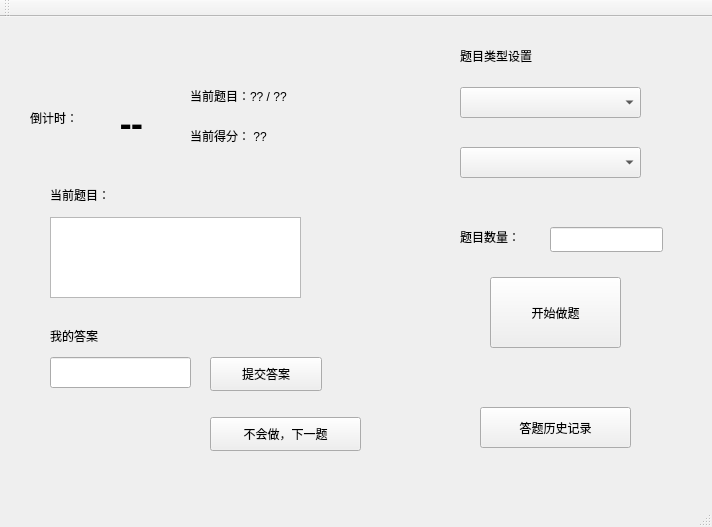
<?xml version="1.0" encoding="UTF-8"?>
<ui version="4.0">
 <class>QtGuiApplicationClass</class>
 <widget class="QMainWindow" name="QtGuiApplicationClass">
  <property name="geometry">
   <rect>
    <x>0</x>
    <y>0</y>
    <width>712</width>
    <height>527</height>
   </rect>
  </property>
  <property name="windowTitle">
   <string>QtGuiApplication</string>
  </property>
  <widget class="QWidget" name="centralWidget">
   <widget class="QPushButton" name="submit_button">
    <property name="geometry">
     <rect>
      <x>210</x>
      <y>340</y>
      <width>112</width>
      <height>34</height>
     </rect>
    </property>
    <property name="text">
     <string>提交答案</string>
    </property>
   </widget>
   <widget class="QTextBrowser" name="textBrowser">
    <property name="geometry">
     <rect>
      <x>50</x>
      <y>200</y>
      <width>251</width>
      <height>81</height>
     </rect>
    </property>
   </widget>
   <widget class="QLineEdit" name="answer_lineedit">
    <property name="geometry">
     <rect>
      <x>50</x>
      <y>340</y>
      <width>141</width>
      <height>31</height>
     </rect>
    </property>
   </widget>
   <widget class="QComboBox" name="comboBox">
    <property name="geometry">
     <rect>
      <x>460</x>
      <y>70</y>
      <width>181</width>
      <height>31</height>
     </rect>
    </property>
   </widget>
   <widget class="QLabel" name="label">
    <property name="geometry">
     <rect>
      <x>460</x>
      <y>30</y>
      <width>131</width>
      <height>18</height>
     </rect>
    </property>
    <property name="text">
     <string>题目类型设置</string>
    </property>
   </widget>
   <widget class="QPushButton" name="start_button">
    <property name="geometry">
     <rect>
      <x>490</x>
      <y>260</y>
      <width>131</width>
      <height>71</height>
     </rect>
    </property>
    <property name="text">
     <string>开始做题</string>
    </property>
   </widget>
   <widget class="QLineEdit" name="question_amount_lineedit">
    <property name="geometry">
     <rect>
      <x>550</x>
      <y>210</y>
      <width>113</width>
      <height>25</height>
     </rect>
    </property>
   </widget>
   <widget class="QLabel" name="label_2">
    <property name="geometry">
     <rect>
      <x>460</x>
      <y>210</y>
      <width>91</width>
      <height>20</height>
     </rect>
    </property>
    <property name="text">
     <string>题目数量：</string>
    </property>
   </widget>
   <widget class="QLabel" name="label_3">
    <property name="geometry">
     <rect>
      <x>50</x>
      <y>310</y>
      <width>81</width>
      <height>18</height>
     </rect>
    </property>
    <property name="text">
     <string>我的答案</string>
    </property>
   </widget>
   <widget class="QLabel" name="label_4">
    <property name="geometry">
     <rect>
      <x>30</x>
      <y>80</y>
      <width>71</width>
      <height>41</height>
     </rect>
    </property>
    <property name="text">
     <string>倒计时：</string>
    </property>
   </widget>
   <widget class="QLabel" name="label_5">
    <property name="geometry">
     <rect>
      <x>50</x>
      <y>170</y>
      <width>101</width>
      <height>16</height>
     </rect>
    </property>
    <property name="text">
     <string>当前题目：</string>
    </property>
   </widget>
   <widget class="QPushButton" name="history_button">
    <property name="geometry">
     <rect>
      <x>480</x>
      <y>390</y>
      <width>151</width>
      <height>41</height>
     </rect>
    </property>
    <property name="text">
     <string>答题历史记录</string>
    </property>
   </widget>
   <widget class="QLabel" name="index_label">
    <property name="geometry">
     <rect>
      <x>190</x>
      <y>70</y>
      <width>231</width>
      <height>18</height>
     </rect>
    </property>
    <property name="text">
     <string>当前题目：?? / ??</string>
    </property>
   </widget>
   <widget class="QLabel" name="score_label">
    <property name="geometry">
     <rect>
      <x>190</x>
      <y>110</y>
      <width>201</width>
      <height>18</height>
     </rect>
    </property>
    <property name="text">
     <string>当前得分： ??</string>
    </property>
   </widget>
   <widget class="QLabel" name="countdown_lable">
    <property name="geometry">
     <rect>
      <x>120</x>
      <y>80</y>
      <width>61</width>
      <height>51</height>
     </rect>
    </property>
    <property name="font">
     <font>
      <family>Adobe Arabic</family>
      <pointsize>26</pointsize>
      <weight>75</weight>
      <bold>true</bold>
     </font>
    </property>
    <property name="text">
     <string>--</string>
    </property>
   </widget>
   <widget class="QPushButton" name="next_question_button">
    <property name="geometry">
     <rect>
      <x>210</x>
      <y>400</y>
      <width>151</width>
      <height>34</height>
     </rect>
    </property>
    <property name="text">
     <string>不会做，下一题</string>
    </property>
   </widget>
   <widget class="QLabel" name="right_wrong_label">
    <property name="geometry">
     <rect>
      <x>340</x>
      <y>310</y>
      <width>81</width>
      <height>81</height>
     </rect>
    </property>
    <property name="font">
     <font>
      <family>Adobe Arabic</family>
      <pointsize>22</pointsize>
     </font>
    </property>
    <property name="text">
     <string/>
    </property>
   </widget>
   <widget class="QComboBox" name="comboBox_2">
    <property name="geometry">
     <rect>
      <x>460</x>
      <y>130</y>
      <width>181</width>
      <height>31</height>
     </rect>
    </property>
   </widget>
  </widget>
  <widget class="QMenuBar" name="menuBar">
   <property name="geometry">
    <rect>
     <x>0</x>
     <y>0</y>
     <width>712</width>
     <height>30</height>
    </rect>
   </property>
  </widget>
  <widget class="QToolBar" name="mainToolBar">
   <attribute name="toolBarArea">
    <enum>TopToolBarArea</enum>
   </attribute>
   <attribute name="toolBarBreak">
    <bool>false</bool>
   </attribute>
  </widget>
  <widget class="QStatusBar" name="statusBar"/>
 </widget>
 <layoutdefault spacing="6" margin="11"/>
 <resources>
  <include location="QtGuiApplication.qrc"/>
 </resources>
 <connections/>
</ui>
